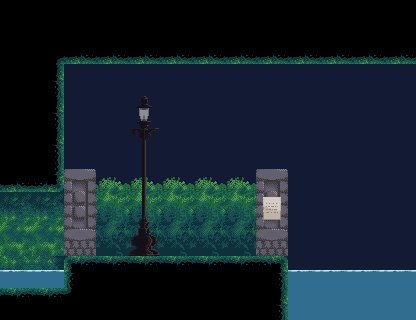

Rendered tile map (Tiled .tmx) drawn with the repository's tilesets; below, a short description and the full map source, tile grids included:
An orthogonal 13x10 tile map with 32x32 px tiles, 6 tile layers (sky, bg, env-back, col, ...), 3 tilesets and 9 objects.

<map version="1.0" orientation="orthogonal" renderorder="right-down" width="13" height="10" tilewidth="32" tileheight="32" nextobjectid="17">
 <tileset firstgid="1" name="garden" tilewidth="32" tileheight="32" tilecount="66" columns="6">
  <image source="garden.png" width="192" height="352" />
 </tileset>
 <tileset firstgid="67" name="garden-env" tilewidth="32" tileheight="32" tilecount="168" columns="12">
  <image source="garden-env.png" width="384" height="448" />
 </tileset>
 <tileset firstgid="235" name="water" tilewidth="32" tileheight="32" tilecount="8" columns="4">
  <image source="water.png" width="128" height="64" />
  <tile id="0">
   <animation>
    <frame tileid="0" duration="100" />
    <frame tileid="1" duration="100" />
    <frame tileid="2" duration="100" />
    <frame tileid="4" duration="100" />
    <frame tileid="5" duration="100" />
    <frame tileid="6" duration="100" />
   </animation>
  </tile>
 </tileset>
 <layer name="sky" width="13" height="10">
  <data encoding="csv">
0,0,0,0,0,0,0,0,0,0,0,0,0,
24,24,24,24,24,24,24,24,24,24,24,24,24,
24,24,24,24,24,24,24,24,24,24,24,24,24,
24,24,24,24,24,24,24,24,24,24,24,24,24,
24,24,24,24,24,24,24,24,24,24,24,24,24,
24,24,24,24,24,24,24,24,24,24,24,24,24,
24,24,24,24,24,24,24,24,24,24,24,24,24,
24,24,24,24,24,24,24,24,24,24,24,24,24,
24,24,24,24,24,24,24,24,24,24,24,24,24,
24,24,24,24,24,24,24,24,24,24,24,24,24
</data>
 </layer>
 <layer name="bg" width="13" height="10">
  <data encoding="csv">
0,0,0,0,0,0,0,0,0,0,0,0,0,
0,0,0,0,0,0,0,0,0,0,0,0,0,
0,0,0,0,0,0,0,0,0,0,0,0,0,
0,0,0,0,0,0,0,0,0,0,0,0,0,
0,0,0,0,0,0,0,0,0,0,0,0,0,
0,0,6,4,4,4,4,4,6,0,0,0,0,
50,50,12,10,10,10,10,10,12,0,0,0,0,
56,56,18,16,16,16,16,16,18,0,0,0,0,
62,63,0,0,0,0,0,0,0,0,0,0,0,
0,0,0,0,0,0,0,0,0,0,0,0,0
</data>
 </layer>
 <layer name="env-back" width="13" height="10">
  <data encoding="csv">
0,0,0,0,0,0,0,0,0,0,0,0,0,
0,0,0,0,0,0,0,0,0,0,0,0,0,
0,0,0,0,0,0,0,0,0,0,0,0,0,
0,0,0,0,0,0,0,0,0,0,0,0,0,
0,0,0,0,0,0,0,0,0,0,0,0,0,
0,0,0,0,0,0,0,0,0,0,0,0,0,
0,0,0,0,0,0,0,0,71,0,0,0,0,
0,0,0,0,0,0,0,0,0,0,0,0,0,
0,0,0,0,0,0,0,0,0,0,0,0,0,
0,0,0,0,0,0,0,0,0,0,0,0,0
</data>
 </layer>
 <layer name="col" width="13" height="10">
  <data encoding="csv">
0,0,0,0,0,0,0,0,0,0,0,0,0,
23,37,45,45,45,45,45,45,45,45,45,45,45,
23,39,0,0,0,0,0,0,0,0,0,0,0,
23,39,0,0,0,0,0,0,0,0,0,0,0,
23,39,0,0,0,0,0,0,0,0,0,0,0,
45,48,0,0,0,0,0,0,0,0,0,0,0,
0,0,0,0,0,0,0,0,0,0,0,0,0,
0,0,0,0,0,0,0,0,0,0,0,0,0,
0,0,41,46,46,46,46,46,42,0,0,0,0,
46,46,44,23,23,23,23,23,39,0,0,0,0
</data>
 </layer>
 <layer name="env" width="13" height="10">
  <data encoding="csv">
0,0,0,0,0,0,0,0,0,0,0,0,0,
0,0,0,0,0,0,0,0,0,0,0,0,0,
0,0,0,0,0,0,0,0,0,0,0,0,0,
0,0,0,0,72,0,0,0,0,0,0,0,0,
0,0,0,0,84,0,0,0,0,0,0,0,0,
0,0,0,0,96,0,0,0,0,0,0,0,0,
0,0,0,0,108,0,0,0,0,0,0,0,0,
0,0,0,0,120,0,0,0,0,0,0,0,0,
0,0,0,0,0,0,0,0,0,0,0,0,0,
0,0,0,0,0,0,0,0,0,0,0,0,0
</data>
 </layer>
 <layer name="water" width="13" height="10">
  <data encoding="csv">
0,0,0,0,0,0,0,0,0,0,0,0,0,
0,0,0,0,0,0,0,0,0,0,0,0,0,
0,0,0,0,0,0,0,0,0,0,0,0,0,
0,0,0,0,0,0,0,0,0,0,0,0,0,
0,0,0,0,0,0,0,0,0,0,0,0,0,
0,0,0,0,0,0,0,0,0,0,0,0,0,
0,0,0,0,0,0,0,0,0,0,0,0,0,
0,0,0,0,0,0,0,0,0,0,0,0,0,
235,235,0,0,0,0,0,0,0,235,235,235,235,
0,0,0,0,0,0,0,0,0,238,238,238,238
</data>
 </layer>
 <objectgroup name="grounds">
  <object id="5" x="0" y="288">
   <polyline points="0,0 64,0" />
  </object>
  <object id="6" x="68" y="255.996">
   <polyline points="0,0 220,0.00390625" />
  </object>
 </objectgroup>
 <objectgroup name="walls">
  <object id="10" x="64" y="256">
   <polyline points="0,0 0,32" />
  </object>
  <object id="11" x="288" y="256">
   <polyline points="0,0 0,64" />
  </object>
  <object id="12" x="64" y="64">
   <polyline points="0,0 0,128" />
  </object>
 </objectgroup>
 <objectgroup name="ceilings">
  <object id="13" x="0" y="192">
   <polyline points="0,0 59.9961,0" />
  </object>
  <object id="14" x="64" y="64">
   <polyline points="0,0 352,0" />
  </object>
 </objectgroup>
 <objectgroup name="death">
  <object id="15" x="288" y="304">
   <polyline points="0,0 128,0" />
  </object>
 </objectgroup>
 <objectgroup name="lights">
  <object id="16" x="144" y="112">
   <ellipse />
  </object>
 </objectgroup>
</map>
